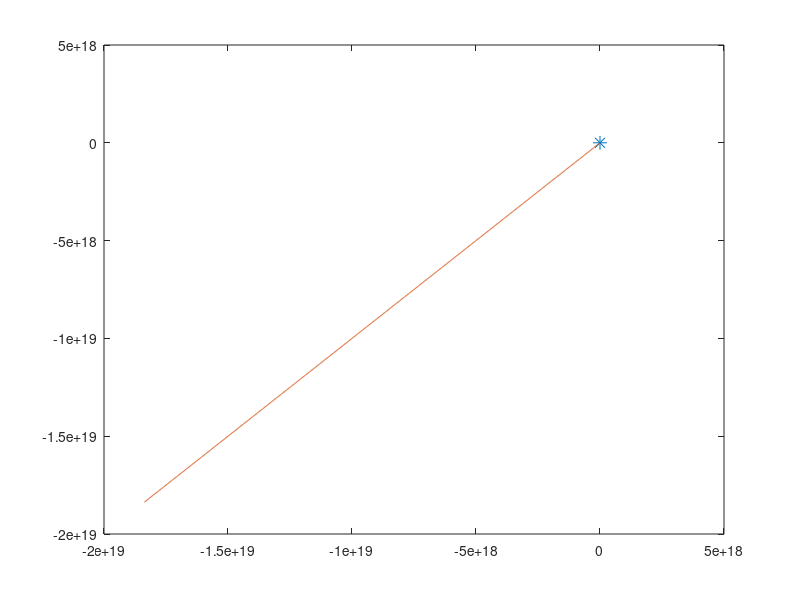

The MATLAB script that drew this image:
clear;
clc;
close all;

G = -6.67*10^-11 ; 
m_sun = 1.989*10^30; 
% x=[];
x(1) = 1;
% y=[];
y(1) = 1;
% vx=[];
vx(1) = 1;
% vy=[];
vy(1) = 1;

% T = 365*24*60*60;
T = 20; 
N = 1000;
h = T/N; 




for n = 1:N-1
    ax = G*m_sun*x(n)/(x(n)^2 + y(n)^2)^(3/2);
    ay = G*m_sun*y(n)/(x(n)^2 + y(n)^2)^(3/2);

    xs = x(n)+vx(n)*h;
    ys = y(n)+vy(n)*h;
    vxs = vx(n) + ax*h;
    vys = vy(n) + ay*h;
    axs = (G*m_sun*xs)/((xs^2 + ys^2)^(3/2));
    ays = (G*m_sun*ys)/((xs^2 + ys^2)^(3/2));

    vx(n+1) = vx(n) + 0.5*(ax + axs)*h;
    vy(n+1) = vy(n) + 0.5*(ay + ays)*h;

    x(n+1) = x(n) + 0.5*(vx(n) + vxs)*h;
    y(n+1) = y(n) + 0.5*(vy(n) + vys)*h;
end

plot([0],[0],'*','MarkerSize',10)
hold on
plot(x,y)







% clear;
% clc;
% close all;
% 
% % Constants
% G = 6.67408*10^-11 ; 
% M_sun = 1.989*10^30 ; 
% T = 365*24*60*60; %This is time (1 year in seconds)
% N = 10000000; %increments or iterations
% h = T/N;    % h is delta t
%  
% x_position =[]; %Initiating values  
% y_position = []; 
% vx_vector =[];
% vy_vector =[];
% x_n = 1; %Initial conditions
% y_n = 0; 
% vx_n = 0;
% vy_n = 1000000;
% counter =0;
% 
% for  t = 1:h:T % or (1:N) This iterates N times.
% counter = counter +1; 
% 
% x_position(counter) = x_n;
% y_position(counter) = y_n; 
% 
% vx_vector(counter) = vx_n;
% vy_vector(counter) = vy_n; 
% 
% 
% 
% %Calculations
% ax_n = (-1*G*M_sun*x_n)/(x_n^2 + y_n^2)^(3/2); 
% ay_n = (-1*G*M_sun*y_n)/(x_n^2 + y_n^2)^(3/2); 
% 
% 
% x_s = x_n + vx_n*h; 
% y_s = y_n + vy_n*h; 
%  
% 
% vx_s = vx_n + ax_n*h; 
% vy_s = vy_n + ay_n*h;
% 
% ax_s = (-1*G*M_sun*x_s)/(x_s^2 + y_s^2)^(3/2);
% ay_s = (-1*G*M_sun*y_s)/(x_s^2 + y_s^2)^(3/2);
% 
% x_np1 = x_n + 0.5*(vx_n + vx_s)*h;
% y_np1 = y_n + 0.5*(vy_n + vy_s)*h; 
% 
% 
% vx_np1 = vx_n + 0.5*(ax_n + ax_s)*h;
% vy_np1 = vy_n + 0.5*(ay_n + ay_s)*h; 
% 
% 
% %Re-initializing for next iteration of loop
% x_n = x_np1;
% y_n = y_np1; 
% 
% vx_n = vx_np1;
% vy_n = vy_np1; 
% 
% 
% end
% 
% plot(x_position, y_position, 'ok')



